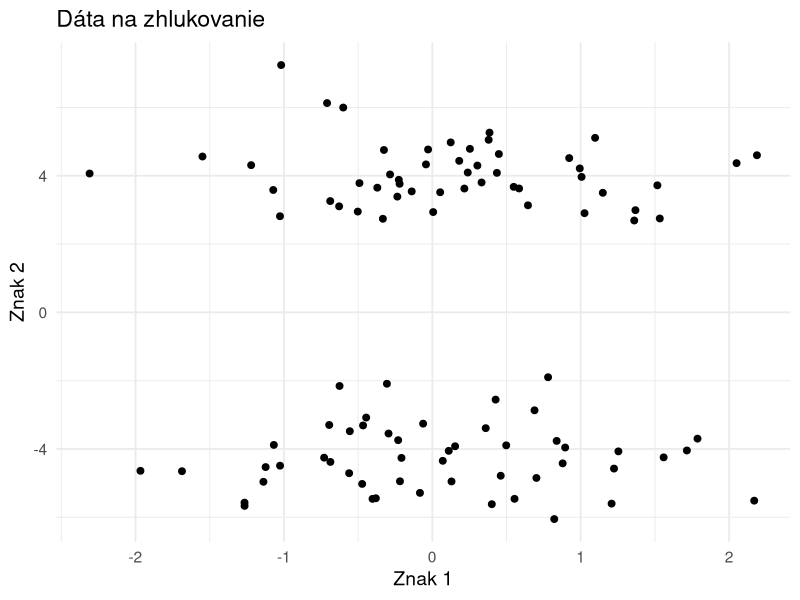
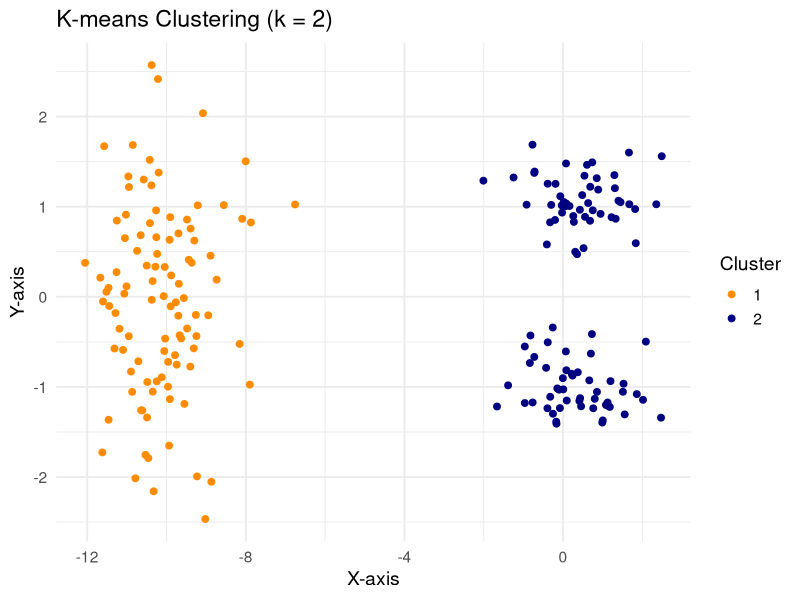
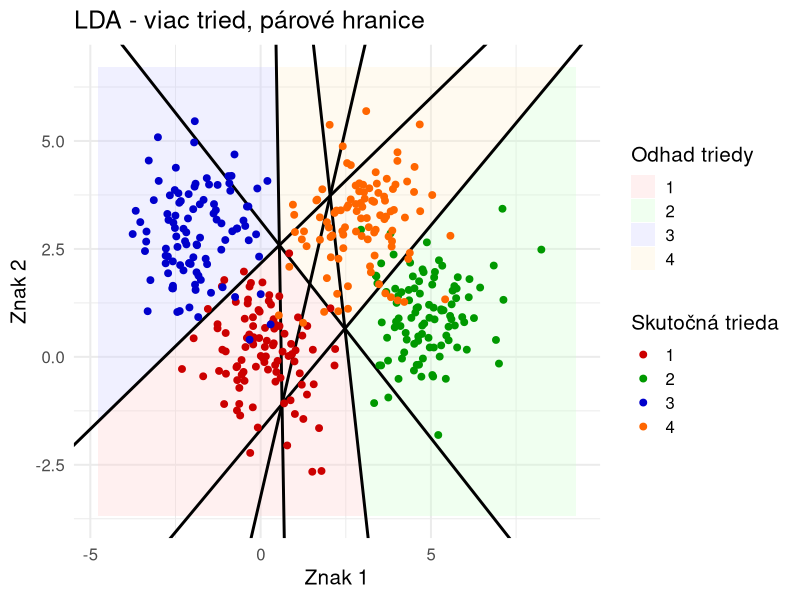
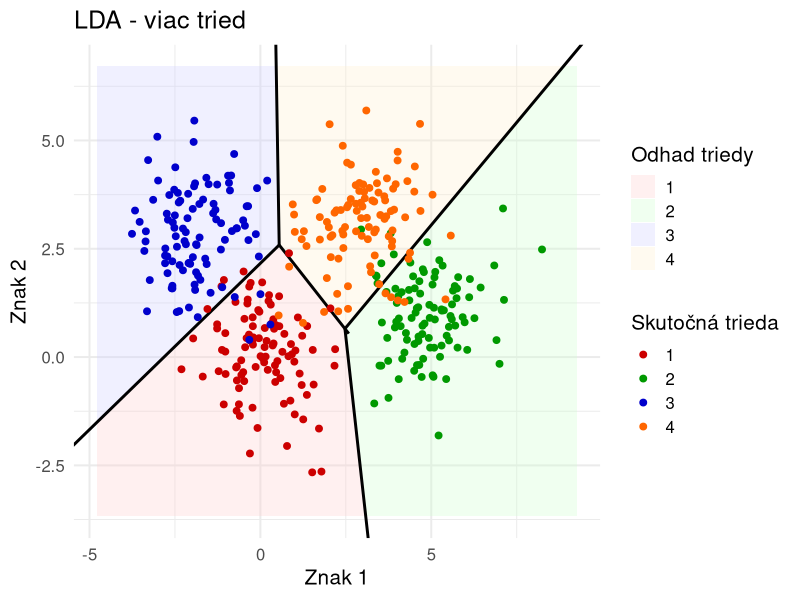
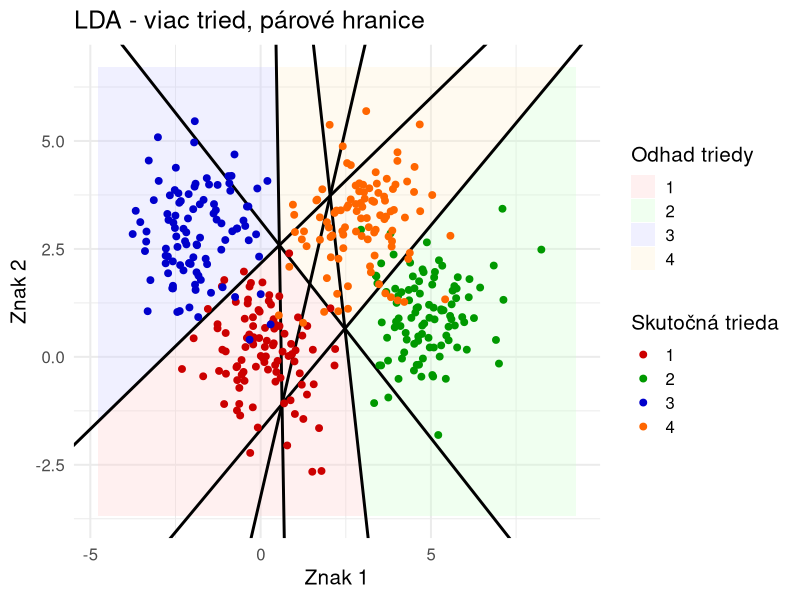
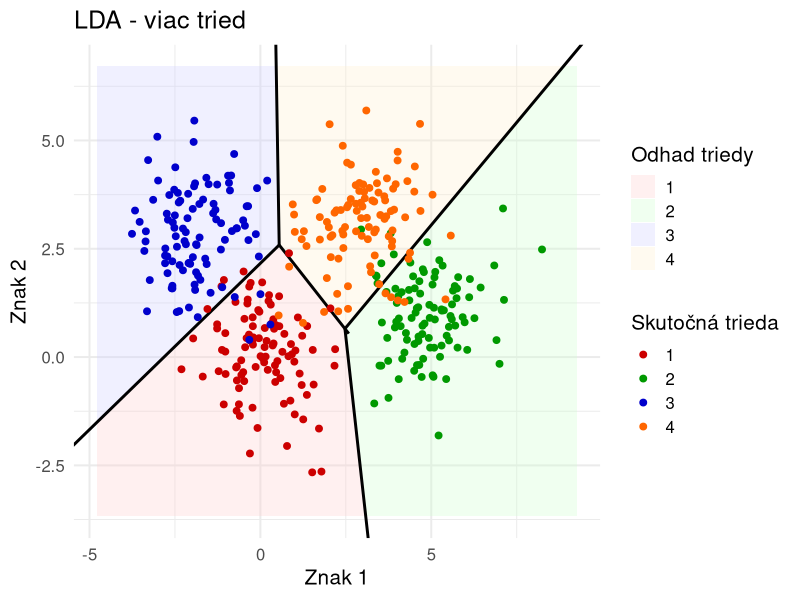
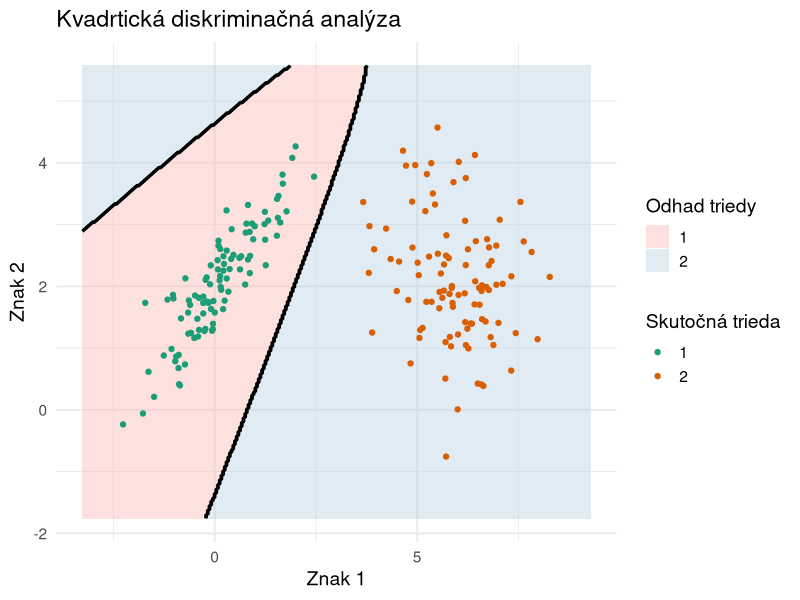
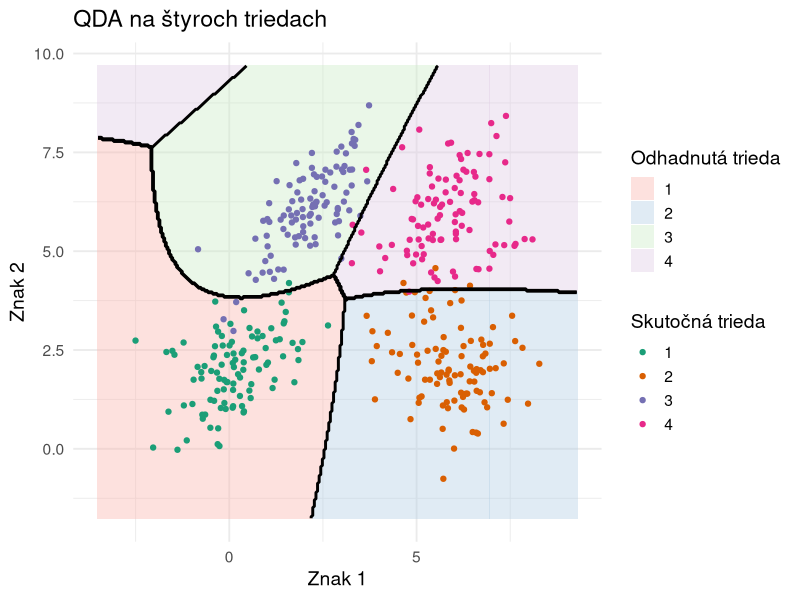

Here is the R script that generated these plots, in order: (Note: this script raises an error after producing the figures.)

## most of the pictures were created here

# Load libraries
library(ggplot2)
library(MASS)

#### adverserial examples ####
# internet, easy

#### multi lda, linear descicion boundary, pairwise ####
# R(prob. chat + ggplot) or internet
# NOT WORKING, SEE CHAT

# 1) Simulate data
set.seed(123)
n <- 100
data <- data.frame(
  x1    = c(rnorm(n, mean=0),  rnorm(n, mean=5),  rnorm(n, mean=-2),  rnorm(n, mean=3)),
  x2    = c(rnorm(n, mean=0),  rnorm(n, mean=1),  rnorm(n, mean=3),  rnorm(n, mean=3)),
  class = factor(rep(1:4, each=n))
)

# 2) Fit LDA
lda_fit <- lda(class ~ x1 + x2, data)

# 3) Compute the pooled covariance and its inverse
pooled_cov <- Reduce(`+`,
                     lapply(split(data[,1:2], data$class),
                            function(df) cov(df)*(nrow(df)-1))
) / (nrow(data) - length(levels(data$class)))
inv_cov <- solve(pooled_cov)

# 4) Extract class means
mus <- lda_fit$means

# 5) Build a fine grid and get its Bayesian posterior
xr <- seq(min(data$x1)-1, max(data$x1)+1, length=300)
yr <- seq(min(data$x2)-1, max(data$x2)+1, length=300)
grid <- expand.grid(x1=xr, x2=yr)
post <- predict(lda_fit, grid)$posterior
grid$pred <- factor(max.col(post))  # class with highest δ

# 6) Compute each pairwise boundary analytically
boundary_lines <- do.call(rbind, lapply(combn(1:4,2, simplify=FALSE), function(pair) {
  i <- pair[1]; j <- pair[2]
  μi <- as.numeric(mus[i,]);  μj <- as.numeric(mus[j,])
  # w = Σ^{-1}(μ_i - μ_j)
  w  <- inv_cov %*% (μi - μj)
  # intercept term: w0 = -½(μ_i'Σ^{-1}μ_i - μ_j'Σ^{-1}μ_j)
  w0 <- -0.5*(t(μi) %*% inv_cov %*% μi - t(μj) %*% inv_cov %*% μj)
  data.frame(
    slope     = -w[1]/w[2],
    intercept = -w0 / w[2]
  )
}))


# nastavenie priečinku, do ktorého sa uloží PDF-graf:
cesta <- file.path("C:", "diplo_obr", paste("pair-lda", ".pdf", sep = ""));

# nastavenie veľkosti plátna a kódovania znakov (slovenských písmen)
pdf(file=cesta, width=(15.5*0.3937), height=(15.5*0.618*0.3937), encoding="CP1250.enc");



# 7) Plot
ggplot() +
  # shaded regions (300×300 grid = smooth)
  geom_tile(data=grid, aes(x=x1, y=x2, fill=pred), alpha=0.3) +
  # exact LDA boundaries
  geom_abline(data=boundary_lines,
              aes(slope=slope, intercept=intercept),
              color="black", size=1) +
  # true data points
  geom_point(data=data, aes(x=x1, y=x2, color=class), size=2) +
  # palettes & labels
  scale_fill_manual(values=c("#FFCCCC","#CCFFCC","#CCCCFF","#FFEECC")) +
  scale_color_manual(values=c("#CC0000","#009900","#0000CC","#FF6600")) +
  labs(
    title = "LDA - viac tried, párové hranice",
    x = "Znak 1", y = "Znak 2",
    fill  = "Odhad triedy",
    color = "Skutočná trieda"
  ) +
  theme_minimal(base_size=15) +
  theme(legend.position="right")

# zatvorenie grafického súboru
dev.off()

#### multi LDA, not pairwise ####
# get intersections for line drawing (line 3 has all the points)
for (i in c(1:2, 4:6)){
  print('X:')
  x = (boundary_lines[3,'intercept']-boundary_lines[i,'intercept'])/(boundary_lines[i,'slope']-boundary_lines[3,'slope'])
  print(x)
  print('Y:')
  y = boundary_lines[3,'slope']*x+boundary_lines[3,'intercept']
  print(y)
}
 
segment_data = data.frame(
  x = c(2.47419, 0.5504072, 0.5504072, 2.47419, 0.5504072),
  xend = c(5, -7, 2.587031, 11, 0), 
  y = c(0.6544149, 2.587031, 2.587031, 0.6544149, 2.587031),
  yend = c(-17.31359,-3.207448, 0.5410555, 8.731316, 28.56482)
)

# nastavenie priečinku, do ktorého sa uloží PDF-graf:
cesta <- file.path("C:", "diplo_obr", paste("multi-lda", ".pdf", sep = ""));

# nastavenie veľkosti plátna a kódovania znakov (slovenských písmen)
pdf(file=cesta, width=(15.5*0.3937), height=(15.5*0.618*0.3937), encoding="CP1250.enc");


ggplot() +
  # shaded regions (300×300 grid = smooth)
  geom_tile(data=grid, aes(x=x1, y=x2, fill=pred), alpha=0.3) +
  # exact LDA boundaries
  geom_segment(data = segment_data, aes(x = x, y = y, xend = xend, yend = yend)
               , color="black", size=1) +
  # true data points
  geom_point(data=data, aes(x=x1, y=x2, color=class), size=2) +
  # palettes & labels
  scale_fill_manual(values=c("#FFCCCC","#CCFFCC","#CCCCFF","#FFEECC")) +
  scale_color_manual(values=c("#CC0000","#009900","#0000CC","#FF6600")) +
  labs(
    title = "LDA - viac tried",
    x = "Znak 1", y = "Znak 2",
    fill  = "Odhad triedy",
    color = "Skutočná trieda"
  ) +
  theme_minimal(base_size=15) +
  theme(legend.position="right") +
  coord_cartesian(xlim = c(min(data$x1)-1, max(data$x1)+1), ylim = c(min(data$x2)-1, max(data$x2)+1))

dev.off()

#### multi-lda, together ####
cesta <- file.path("C:", "diplo_obr", paste("together-lda", ".pdf", sep = ""));

# nastavenie veľkosti plátna a kódovania znakov (slovenských písmen)
pdf(file=cesta, width=(15.5*0.3937), height=(15.5*0.618*0.3937), encoding="CP1250.enc");

par(mfrow=c(2,1), mar=c(4.5,4.5,3,1)+.1, mgp = c(3.0, 1, 0))
ggplot() +
  # shaded regions (300×300 grid = smooth)
  geom_tile(data=grid, aes(x=x1, y=x2, fill=pred), alpha=0.3) +
  # exact LDA boundaries
  geom_abline(data=boundary_lines,
              aes(slope=slope, intercept=intercept),
              color="black", size=1) +
  # true data points
  geom_point(data=data, aes(x=x1, y=x2, color=class), size=2) +
  # palettes & labels
  scale_fill_manual(values=c("#FFCCCC","#CCFFCC","#CCCCFF","#FFEECC")) +
  scale_color_manual(values=c("#CC0000","#009900","#0000CC","#FF6600")) +
  labs(
    title = "LDA - viac tried, párové hranice",
    x = "Znak 1", y = "Znak 2",
    fill  = "Odhad triedy",
    color = "Skutočná trieda"
  ) +
  theme_minimal(base_size=15) +
  theme(legend.position="right")

ggplot() +
  # shaded regions (300×300 grid = smooth)
  geom_tile(data=grid, aes(x=x1, y=x2, fill=pred), alpha=0.3) +
  # exact LDA boundaries
  geom_segment(data = segment_data, aes(x = x, y = y, xend = xend, yend = yend)
               , color="black", size=1) +
  # true data points
  geom_point(data=data, aes(x=x1, y=x2, color=class), size=2) +
  # palettes & labels
  scale_fill_manual(values=c("#FFCCCC","#CCFFCC","#CCCCFF","#FFEECC")) +
  scale_color_manual(values=c("#CC0000","#009900","#0000CC","#FF6600")) +
  labs(
    title = "LDA - viac tried",
    x = "Znak 1", y = "Znak 2",
    fill  = "Odhad triedy",
    color = "Skutočná trieda"
  ) +
  theme_minimal(base_size=15) +
  theme(legend.position="right") +
  coord_cartesian(xlim = c(min(data$x1)-1, max(data$x1)+1), ylim = c(min(data$x2)-1, max(data$x2)+1))

dev.off()



#### single qda ####
set.seed(123)

# Simulate 4 classes of 2D data
n <- 100
class1 <- mvrnorm(n, mu = c(0, 2), Sigma = matrix(c(1,0.9,0.9,1), ncol=2))
class2 <- mvrnorm(n, mu = c(6, 2), Sigma = matrix(c(1,-0.3,-0.3,1), ncol=2))

# Combine into a dataframe
df <- data.frame(
  x = c(class1[,1], class2[,1]),
  y = c(class1[,2], class2[,2]),
  class = factor(rep(1:2, each = n))
)

# Fit QDA model
qda_model <- qda(class ~ x + y, data = df)

# Create a grid over the feature space
x_seq <- seq(min(df$x) - 1, max(df$x) + 1, length.out = 300)
y_seq <- seq(min(df$y) - 1, max(df$y) + 1, length.out = 300)
grid <- expand.grid(x = x_seq, y = y_seq)

# Predict class probabilities on the grid
grid_pred <- predict(qda_model, grid)
grid$class <- as.factor(grid_pred$class)

cesta <- file.path("C:", "diplo_obr", paste("qda", ".pdf", sep = ""));

# nastavenie veľkosti plátna a kódovania znakov (slovenských písmen)
pdf(file=cesta, width=(15.5*0.3937), height=(15.5*0.618*0.3937), encoding="CP1250.enc");
# Plot
ggplot() +
  geom_tile(data = grid, aes(x = x, y = y, fill = class), alpha = 0.4) +
  geom_point(data = df, aes(x = x, y = y, color = class), size = 1.5) +
  stat_contour(data = grid, aes(x = x, y = y, z = as.numeric(class)), 
               bins = 2, color = "black", size = 1) +
  scale_fill_brewer(palette = "Pastel1") +
  scale_color_brewer(palette = "Dark2") +
  theme_minimal(base_size = 14) +
  labs(title = "Kvadrtická diskriminačná analýza",
       x = "Znak 1", y = "Znak 2",
       fill = "Odhad triedy", color = "Skutočná trieda") +
  theme(legend.position = "right")

dev.off()

#### multi qda ####

set.seed(123)

# Simulate 4 classes of 2D data
n <- 100
class1 <- mvrnorm(n, mu = c(0, 2), Sigma = matrix(c(1,0.5,0.5,1), ncol=2))
class2 <- mvrnorm(n, mu = c(6, 2), Sigma = matrix(c(1,-0.3,-0.3,1), ncol=2))
class3 <- mvrnorm(n, mu = c(2, 6), Sigma = matrix(c(1,0.7,0.7,1), ncol=2))
class4 <- mvrnorm(n, mu = c(6, 6), Sigma = matrix(c(1,0.2,0.2,1), ncol=2))

# Combine into a dataframe
df <- data.frame(
  x = c(class1[,1], class2[,1], class3[,1], class4[,1]),
  y = c(class1[,2], class2[,2], class3[,2], class4[,2]),
  class = factor(rep(1:4, each = n))
)

# Fit QDA model
qda_model <- qda(class ~ x + y, data = df)

# Create a grid over the feature space
x_seq <- seq(min(df$x) - 1, max(df$x) + 1, length.out = 300)
y_seq <- seq(min(df$y) - 1, max(df$y) + 1, length.out = 300)
grid <- expand.grid(x = x_seq, y = y_seq)

# Predict class probabilities on the grid
grid_pred <- predict(qda_model, grid)
grid$class <- as.factor(grid_pred$class)

cesta <- file.path("C:", "diplo_obr", paste("qda-multi", ".pdf", sep = ""));

# nastavenie veľkosti plátna a kódovania znakov (slovenských písmen)
pdf(file=cesta, width=(15.5*0.3937), height=(15.5*0.618*0.3937), encoding="CP1250.enc");

# Plot
ggplot() +
  geom_tile(data = grid, aes(x = x, y = y, fill = class), alpha = 0.4) +
  geom_point(data = df, aes(x = x, y = y, color = class), size = 1.5) +
  stat_contour(data = grid, aes(x = x, y = y, z = as.numeric(class)), 
               bins = 4, color = "black", size = 1) +
  scale_fill_brewer(palette = "Pastel1") +
  scale_color_brewer(palette = "Dark2") +
  theme_minimal(base_size = 14) +
  labs(title = "QDA na štyroch triedach",
       x = "Znak 1", y = "Znak 2",
       fill = "Odhadnutá trieda", color = "Skutočná trieda") +
  theme(legend.position = "right")

dev.off()

#### svm 2class, like wiki but not ####
# internet or R

#### metody zhlukovvania, zhluk vs klasifikator ####
# klasif
set.seed(123)
data <- matrix(c(rnorm(200), rep(NA, 100)), ncol=3, nrow=100)
data[data[,2]>0,3] <- 1
data[data[,2]<=0,3] <- 2
df <- data.frame(x = data[,1], y = data[,2], class = factor(data[,3]))

cesta <- file.path("C:", "diplo_obr", paste("klasif", ".pdf", sep = ""));
pdf(file=cesta, width=(15.5*0.3937), height=(15.5*0.618*0.3937), encoding="CP1250.enc");

par(mfrow=c(1,2), mar=c(4.5,4.5,3,1)+.1, mgp = c(3.0, 1, 0))

ggplot(df, aes(x = x, y = y)) +
  geom_point(size = 2) +
  theme_minimal(base_size = 14) +
  labs(
    title = "Dáta bez označenia",
    x = "Znak 1",
    y = "Znak 2",
    color = "Trieda"
  ) +
  theme(legend.position = "right")

ggplot(df, aes(x = x, y = y, color = class)) +
  geom_point(size = 2) +
  scale_color_manual(values = c("blue", "red"), labels = c("Class 1", "Class 2")) +
  theme_minimal(base_size = 14) +
  labs(
    title = "Dáta s označeniami",
    x = "Znak 1",
    y = "Znak 2",
    color = "Trieda"
  ) +
  theme(legend.position = "right")

dev.off()

# zhluk
set.seed(123)
data <- matrix(c(rnorm(100), rnorm(50, -4), rnorm(50, 4) , rep(NA, 100)), ncol=3, nrow=100)
data[data[,2]>0,3] <- 1
data[data[,2]<=0,3] <- 2
df <- data.frame(x = data[,1], y = data[,2], class = factor(data[,3]))

ggplot(df, aes(x = x, y = y)) +
  geom_point(size = 2) +
  theme_minimal(base_size = 14) +
  labs(
    title = "Dáta na zhlukovanie",
    x = "Znak 1",
    y = "Znak 2",
    color = "Trieda"
  ) +
  theme(legend.position = "right")



cesta <- file.path("C:", "diplo_obr", paste("clust", ".pdf", sep = ""));

# nastavenie veľkosti plátna a kódovania znakov (slovenských písmen)
pdf(file=cesta, width=(15.5*0.3937), height=(15.5*0.618*0.3937), encoding="CP1250.enc");

ggplot(df, aes(x = x, y = y)) +
  geom_point(size = 2) +
  theme_minimal(base_size = 14) +
  labs(
    title = "Dáta na zhlukovanie",
    x = "Znak 1",
    y = "Znak 2",
    color = "Trieda"
  ) +
  theme(legend.position = "right")

dev.off()

#### k-means ####
# internet, something basic

#### kapitola 3 hl myslienka ako na prezentacii ####
# uz mam lebo som to ukazoval Harmanovi ako sanity check

#### kapitola 3 mala granularita ####

set.seed(123)
data <- matrix(c(rnorm(100, 0.3), rnorm(100, -10), rnorm(50, -1, 0.3), rnorm(50, 1, 0.3) , rnorm(100), rep(NA, 200)), ncol=3, nrow=200)
data[data[,2]>0,3] <- 1
data[data[,2]<=0,3] <- 2
df <- data.frame(x = data[,1], y = data[,2], class = factor(data[,3]))
# Convert to data frame
df <- data.frame(x = data[,1], y = data[,2], true_class = factor(data[,3]))

# Apply k-means clustering with k = 2
kmeans_result <- kmeans(df[, c("x", "y")], centers = 2)

# Add cluster assignments to the dataframe
df$cluster <- factor(kmeans_result$cluster)

# Plot
ggplot(df, aes(x = x, y = y, color = cluster)) +
  geom_point(size = 2) +
  scale_color_manual(values = c("darkorange", "navy")) +
  theme_minimal(base_size = 14) +
  labs(
    title = "K-means Clustering (k = 2)",
    x = "X-axis",
    y = "Y-axis",
    color = "Cluster"
  ) +
  theme(legend.position = "right")


#### global vs lokal fit ####
# R

#### dendrogram vyska a dendrogram acc ####
# diplo_run

#### iterative cluster repair ####
set.seed(123)
data <- rbind(
  matrix(c(rnorm(40, -4), rnorm(40), rep(1, 40)), ncol=3),
  matrix(c(rnorm(20,2, 0.4), rnorm(20, 1, 0.4), rep(1, 20)), ncol=3), 
  matrix(c(rnorm(20, 2, 0.4), rnorm(20, -0.5, 0.4), rep(2, 20)), ncol=3),
  matrix(c(rnorm(20, 2, 0.4), rnorm(20, -2, 0.4), rep(1, 20)), ncol=3)
)

df <- data.frame(x = data[,1], y = data[,2], class = factor(data[,3]))
# Convert to data frame
# df <- data.frame(x = data[,1], y = data[,2], true_class = factor(data[,3]))

# Apply k-means clustering with k = 2
kmeans_result <- kmeans(df[c(1:60, 80:100), c("x", "y")], centers = 2)

# Add cluster assignments to the dataframe
df$cluster <- factor(c(kmeans_result$cluster[1:60],rep(3, 20), kmeans_result$cluster[61:80]))


cesta <- file.path("C:", "diplo_obr", paste("repair", ".pdf", sep = ""));

# nastavenie veľkosti plátna a kódovania znakov (slovenských písmen)
pdf(file=cesta, width=(15.5*0.3937), height=(15.5*0.618*0.3937), encoding="CP1250.enc");

# Plot
ggplot(df, aes(x = x, y = y, color = class, shape = as.factor(cluster))) +
  geom_point(size = 2) +
  scale_color_manual(values = c("darkorange", "navy"),
                     labels = c('l_1', 'l_2')) +
  scale_shape_manual(
    values = c("1" = 16, "2" = 17, "3" = 15),
    labels = c("1" = "l_1_1", "2" = "l_1_2", "3" = 'l_2')  # hides Cluster 3 from legend
  ) +
  theme_minimal(base_size = 14) +
  labs(
    title = "Zhlukovanie pre k=2",
    x = "Znak 1",
    y = "Znak 2",
    color = "Pôvodné triedy",
    shape = "Triedy po zhlukovaní"
  ) +
  theme(legend.position = "right")

dev.off()

#### priklad na dendrogram do vysledkoch na datach ####
priklad_na_dendr_1 <- diplomovka_rewrite(land[,-37], land[,37], 'qda', 'kmedoids', 'pair', 2, 4)
priklad_na_dendr_2 <- diplomovka_rewrite(land[,-37], land[,37], 'svm', 'kmeans', 'pair', 2, 4)
priklad_na_dendr_3 <- diplomovka_rewrite(mnistpca_train$x[,1:484], mnist$train$labels,'qda', 'kmeans', 'single', 2, 4)
# priklad_na_dendr_4 <- diplomovka_rewrite(mnistpca_train$x[,1:484], mnist$train$labels, ML, clust, method, step, max_depth)

cesta <- file.path("C:", "diplo_obr", paste("dendr_mnist_train", ".pdf", sep = ""));
# dendr_land_train
# nastavenie veľkosti plátna a kódovania znakov (slovenských písmen)
pdf(file=cesta, width=(15.5*0.3937), height=(15.5*0.618*0.3937), encoding="CP1250.enc");
# par(mfrow=c(1,2), mar=c(4.5,4.5,3,1)+.1, mgp = c(3.0, 1, 0))

plot(MlClust_dendrogram(priklad_na_dendr_1, 'acc', first_bump = 0.02), center=TRUE)
plot(MlClust_dendrogram(priklad_na_dendr_2, 'acc', first_bump = 0.02), center=TRUE, ylim=c(0.03, 0.1))
plot(MlClust_dendrogram(priklad_na_dendr_3, 'acc', first_bump = 0.03), center=TRUE, ylim=c(0.15, 0.25))

dev.off()

